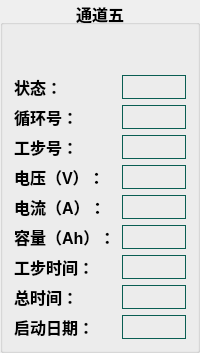
              <widget class="QGroupBox" name="groupBox_5">
               <property name="font">
                <font>
                 <pointsize>12</pointsize>
                 <bold>true</bold>
                </font>
               </property>
               <property name="title">
                <string>通道五</string>
               </property>
               <property name="alignment">
                <set>Qt::AlignCenter</set>
               </property>
               <property name="flat">
                <bool>false</bool>
               </property>
               <property name="checkable">
                <bool>false</bool>
               </property>
               <layout class="QGridLayout" name="gridLayout_14">
                <property name="topMargin">
                 <number>50</number>
                </property>
                <item row="4" column="0">
                 <widget class="QLabel" name="label_210">
                  <property name="styleSheet">
                   <string notr="true">border: none;</string>
                  </property>
                  <property name="text">
                   <string>电流（A）：</string>
                  </property>
                 </widget>
                </item>
                <item row="3" column="0">
                 <widget class="QLabel" name="label_211">
                  <property name="styleSheet">
                   <string notr="true">border: none;</string>
                  </property>
                  <property name="text">
                   <string>电压（V）：</string>
                  </property>
                 </widget>
                </item>
                <item row="0" column="1">
                 <widget class="QLabel" name="label_212">
                  <property name="styleSheet">
                   <string notr="true">border:1px solid #0A5E53;</string>
                  </property>
                  <property name="text">
                   <string/>
                  </property>
                 </widget>
                </item>
                <item row="7" column="1">
                 <widget class="QLabel" name="label_213">
                  <property name="styleSheet">
                   <string notr="true">border:1px solid #0A5E53;</string>
                  </property>
                  <property name="text">
                   <string/>
                  </property>
                 </widget>
                </item>
                <item row="5" column="0">
                 <widget class="QLabel" name="label_214">
                  <property name="styleSheet">
                   <string notr="true">border: none;</string>
                  </property>
                  <property name="text">
                   <string>容量（Ah）：</string>
                  </property>
                 </widget>
                </item>
                <item row="6" column="1">
                 <widget class="QLabel" name="label_215">
                  <property name="styleSheet">
                   <string notr="true">border:1px solid #0A5E53;</string>
                  </property>
                  <property name="text">
                   <string/>
                  </property>
                 </widget>
                </item>
                <item row="2" column="0">
                 <widget class="QLabel" name="label_216">
                  <property name="styleSheet">
                   <string notr="true">border: none;</string>
                  </property>
                  <property name="text">
                   <string>工步号：</string>
                  </property>
                 </widget>
                </item>
                <item row="2" column="1">
                 <widget class="QLabel" name="label_217">
                  <property name="styleSheet">
                   <string notr="true">border:1px solid #0A5E53;</string>
                  </property>
                  <property name="text">
                   <string/>
                  </property>
                 </widget>
                </item>
                <item row="3" column="1">
                 <widget class="QLabel" name="label_218">
                  <property name="styleSheet">
                   <string notr="true">border:1px solid #0A5E53;</string>
                  </property>
                  <property name="text">
                   <string/>
                  </property>
                 </widget>
                </item>
                <item row="7" column="0">
                 <widget class="QLabel" name="label_219">
                  <property name="styleSheet">
                   <string notr="true">border: none;</string>
                  </property>
                  <property name="text">
                   <string>总时间：</string>
                  </property>
                 </widget>
                </item>
                <item row="0" column="0">
                 <widget class="QLabel" name="label_220">
                  <property name="styleSheet">
                   <string notr="true">border: none;</string>
                  </property>
                  <property name="text">
                   <string>状态：</string>
                  </property>
                 </widget>
                </item>
                <item row="1" column="0">
                 <widget class="QLabel" name="label_221">
                  <property name="styleSheet">
                   <string notr="true">border: none;</string>
                  </property>
                  <property name="text">
                   <string>循环号：</string>
                  </property>
                 </widget>
                </item>
                <item row="5" column="1">
                 <widget class="QLabel" name="label_222">
                  <property name="styleSheet">
                   <string notr="true">border:1px solid #0A5E53;</string>
                  </property>
                  <property name="text">
                   <string/>
                  </property>
                 </widget>
                </item>
                <item row="4" column="1">
                 <widget class="QLabel" name="label_223">
                  <property name="styleSheet">
                   <string notr="true">border:1px solid #0A5E53;</string>
                  </property>
                  <property name="text">
                   <string/>
                  </property>
                 </widget>
                </item>
                <item row="6" column="0">
                 <widget class="QLabel" name="label_224">
                  <property name="styleSheet">
                   <string notr="true">border: none;</string>
                  </property>
                  <property name="text">
                   <string>工步时间：</string>
                  </property>
                 </widget>
                </item>
                <item row="1" column="1">
                 <widget class="QLabel" name="label_225">
                  <property name="styleSheet">
                   <string notr="true">border:1px solid #0A5E53;</string>
                  </property>
                  <property name="text">
                   <string/>
                  </property>
                 </widget>
                </item>
                <item row="8" column="1">
                 <widget class="QLabel" name="label_226">
                  <property name="styleSheet">
                   <string notr="true">border:1px solid #0A5E53;</string>
                  </property>
                  <property name="text">
                   <string/>
                  </property>
                 </widget>
                </item>
                <item row="8" column="0">
                 <widget class="QLabel" name="label_227">
                  <property name="styleSheet">
                   <string notr="true">border: none;</string>
                  </property>
                  <property name="text">
                   <string>启动日期：</string>
                  </property>
                 </widget>
                </item>
               </layout>
              </widget>
